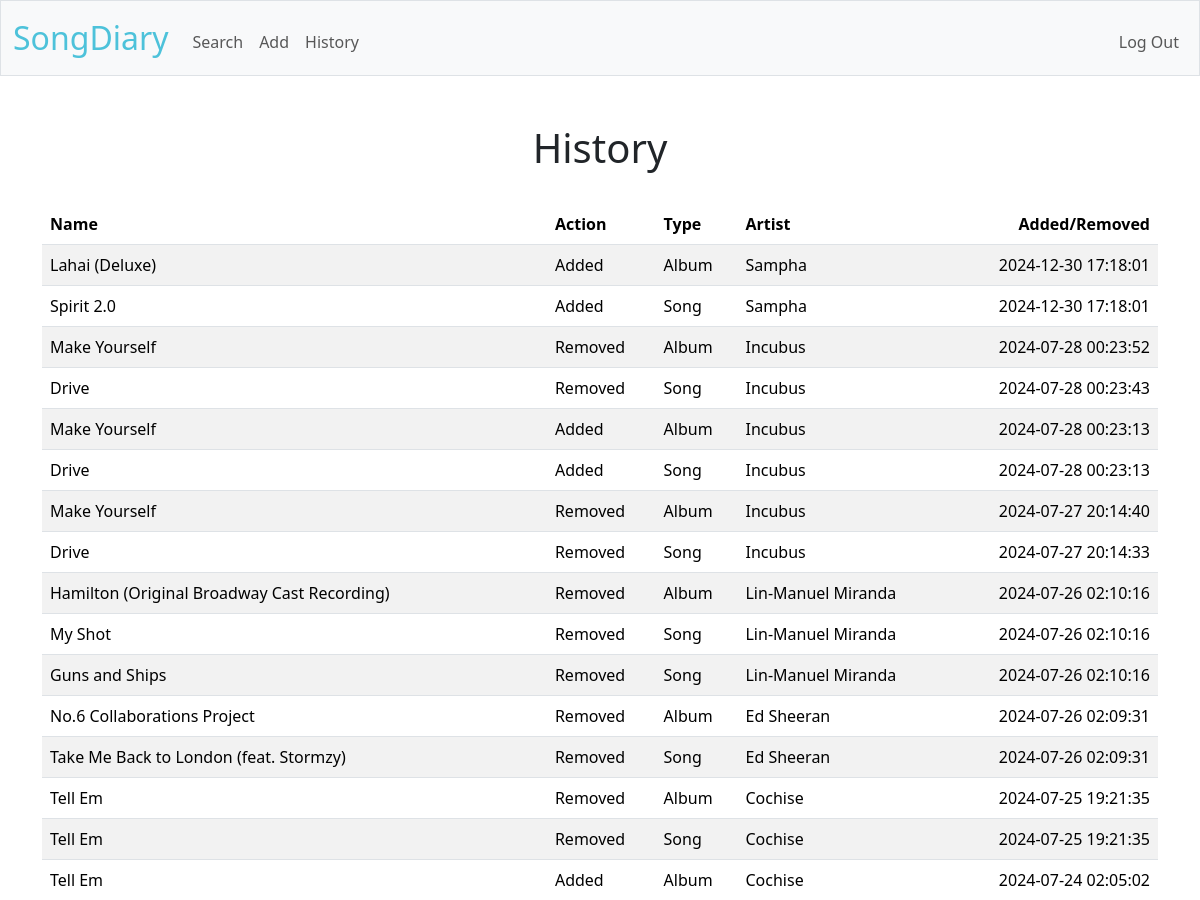
Page /history (signed in, upper part) on the earlier database version.
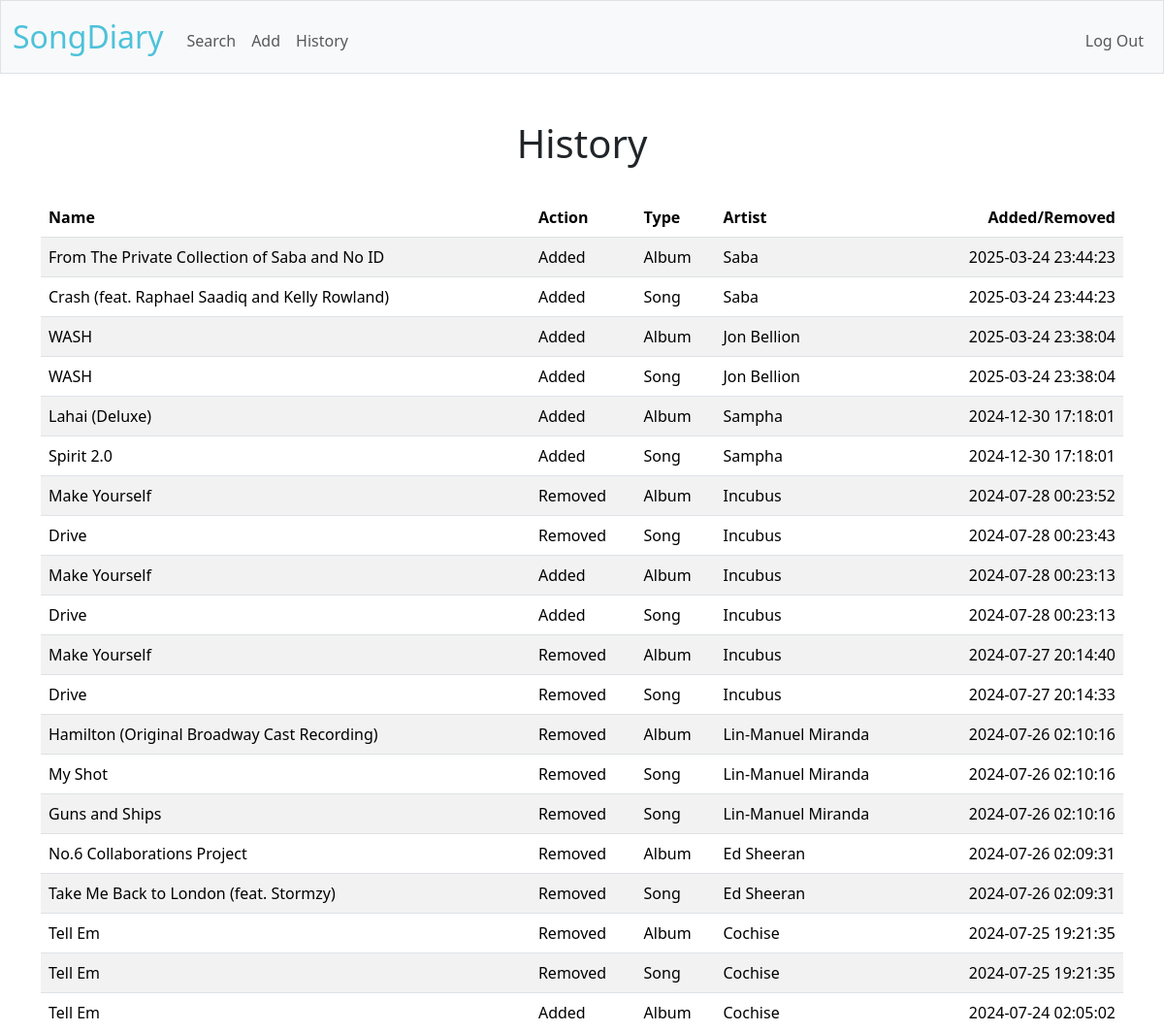
Same page on the later database version.
### tables this page shows
CREATE TABLE "history" (
	"curation_id"	INTEGER NOT NULL,
	"user_id"	INTEGER NOT NULL,
	"artist_id"	INTEGER NOT NULL,
	"album_id"	INTEGER NOT NULL,
	"song_id"	INTEGER,
	"curation_type"	TEXT NOT NULL,
	"curation_item"	TEXT NOT NULL,
	"curation_time"	DATETIME NOT NULL,
	PRIMARY KEY("curation_id" AUTOINCREMENT),
	FOREIGN KEY("album_id") REFERENCES "albums"("album_id"),
	FOREIGN KEY("artist_id") REFERENCES "artists"("artist_id"),
	FOREIGN KEY("song_id") REFERENCES "songs"("song_id"),
	FOREIGN KEY("user_id") REFERENCES "users"("id")
);

CREATE TABLE "albums" (
	"album_id"	INTEGER NOT NULL,
	"album_name"	TEXT NOT NULL,
	"artist_id"	INTEGER NOT NULL,
	"genre"	TEXT,
	"release_date"	DATE,
	"album_link"	TEXT,
	"album_artwork"	TEXT,
	"add_time"	DATETIME,
	PRIMARY KEY("album_id" AUTOINCREMENT),
	FOREIGN KEY("artist_id") REFERENCES "artists"("artist_id")
);

CREATE TABLE "artists" (
	"artist_id"	INTEGER NOT NULL,
	"artist_name"	TEXT NOT NULL,
	"genre"	TEXT,
	"artist_link"	TEXT,
	"artist_image"	TEXT,
	PRIMARY KEY("artist_id" AUTOINCREMENT)
);

### app.py (the view)
@app.route("/history", methods=["GET"])
@login_required
def history():
    if request.method == "GET":
        history_query = ("SELECT COALESCE(songs.song_name, '') AS song_name, albums.album_name, artists.artist_name, curation_type, curation_item, curation_time "
                         "FROM history "
                         "LEFT JOIN songs ON history.song_id = songs.song_id "
                         "LEFT JOIN albums ON history.album_id = albums.album_id "
                         "LEFT JOIN artists ON history.artist_id = artists.artist_id "
                         "WHERE history.user_id = ? "
                         "ORDER BY history.curation_time DESC ")
        history = db.execute(history_query, session["user_id"])
        return render_template("history.html", history=history)

### app.py (called while the page is built)
@app.after_request
def after_request(response):
    response.headers["Cache-Control"] = "no-cache, no-store, must-revalidate"
    response.headers["Expires"] = 0
    response.headers["Pragma"] = "no-cache"
    return response

### helpers.py (called while the page is built)
def login_required(f):
    @wraps(f)
    def decorated_function(*args, **kwargs):
        if session.get("user_id") is None:
            return redirect("/login")
        return f(*args, **kwargs)
    return decorated_function

### templates/history.html (shortened to what this page needs)
{% extends "layout.html" %}
{% block main %}
<h1>History</h1>
<br>
<table class="table table-striped" id="history_table">
    <thead>
        <tr>
            <th class="text-start">Name</th>
            <th class="text-start">Action</th>
            <th class="text-start">Type</th>
            <th class="text-start">Artist</th>
            <th class="text-end">Added/Removed</th>
        </tr>
    </thead>
    <tbody>
        {% for record in history %}
            {% if record.curation_type == 'add' %}
                {% if record.curation_item == 'song' %}
                    <tr>
                        <td class="text-start">{{ record.song_name }}</td>
                        <td class="text-start">Added</td>
                        <td class="text-start">Song</td>
                        <td class="text-start">{{ record.artist_name }}</td>
                        <td class="text-end">{{ record.curation_time }}</td>
                    </tr>
                {% else %}
                <tr>
                    <td class="text-start">{{ record.album_name }}</td>
                    <td class="text-start">Added</td>
                    <td class="text-start">Album</td>
                    <td class="text-start">{{ record.artist_name }}</td>
                    <td class="text-end">{{ record.curation_time }}</td>
                </tr>
                {% endif %}
        {% elif record.curation_type == 'delete' %}
            {% if record.curation_item == 'song' %}
                <tr>
                    <td class="text-start">{{ record.song_name }}</td>
                    <td class="text-start">Removed</td>
                    <td class="text-start">Song</td>
                    <td class="text-start">{{ record.artist_name }}</td>
                    <td class="text-end">{{ record.curation_time }}</td>
                </tr>
            {% else %}
            <tr>
                <td class="text-start">{{ record.album_name }}</td>
                <td class="text-start">Removed</td>
                <td class="text-start">Album</td>
                <td class="text-start">{{ record.artist_name }}</td>
                <td class="text-end">{{ record.curation_time }}</td>
            </tr>
            {% endif %}
        {% endif %}
        {% endfor %}
    </tbody>
</table>
{% endblock %}

Differences in the rows shown:
added history: album_name "From The Private Collection of Saba and No ID", artist_name "Saba", curation_time "2025-03-24 23:44:23"
added history: song_name "Crash (feat. Raphael Saadiq and Kelly Rowland)", artist_name "Saba", curation_time "2025-03-24 23:44:23"
added history: album_name "WASH", artist_name "Jon Bellion", curation_time "2025-03-24 23:38:04"
added history: song_name "WASH", artist_name "Jon Bellion", curation_time "2025-03-24 23:38:04"
